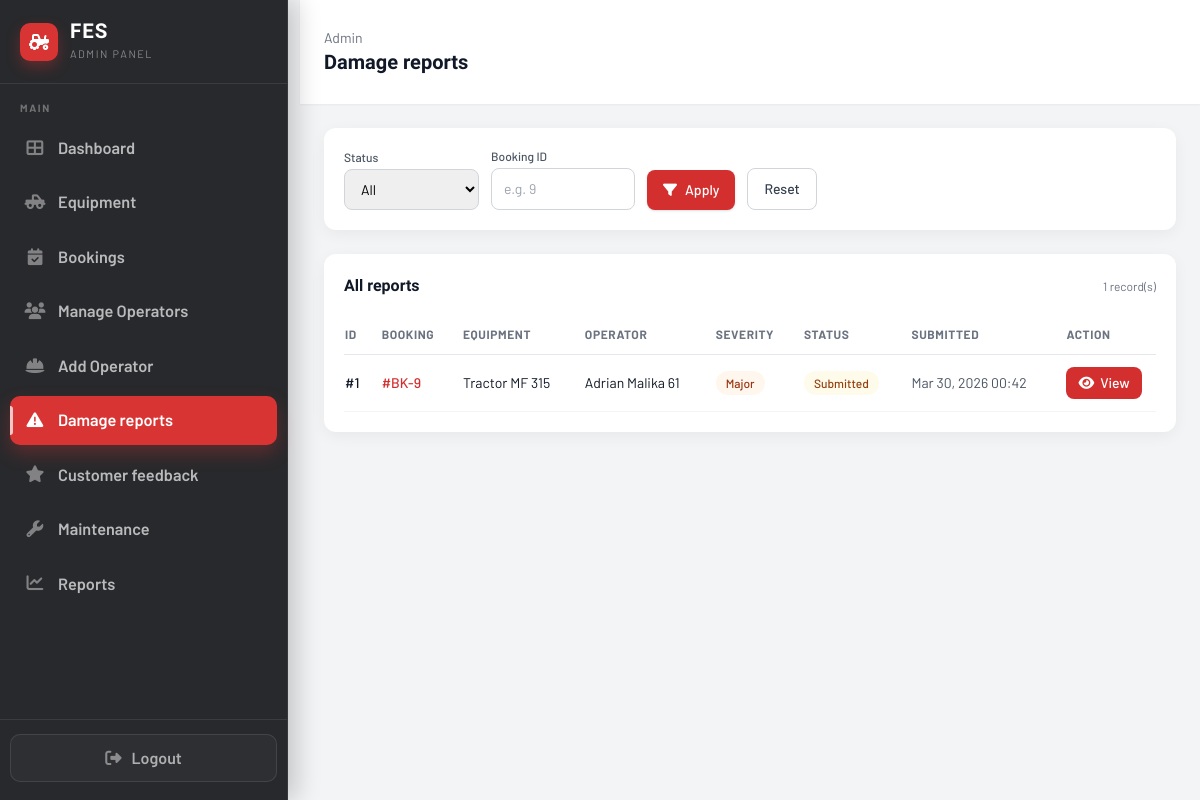
/Pages/admin/damage_reports.php (signed in), run on an earlier commit of the app's database.
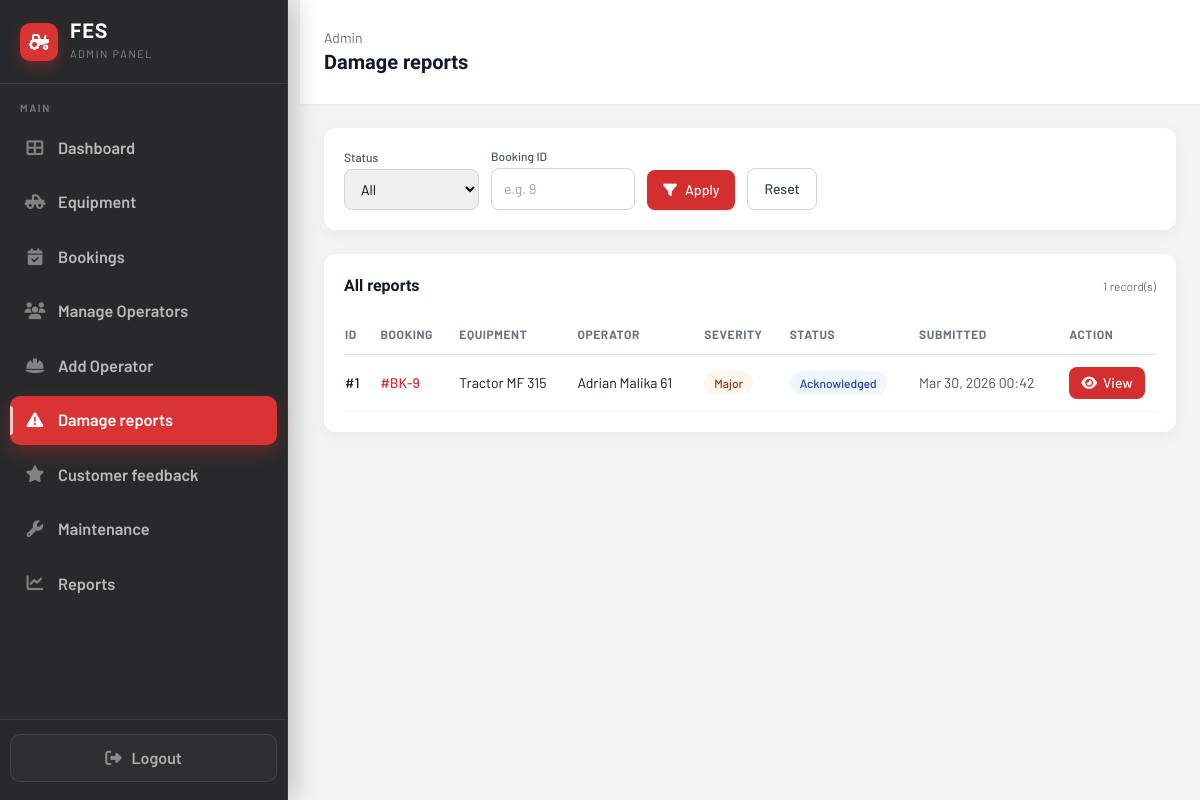
And on a later commit of the database.
### tables this page shows
CREATE TABLE IF NOT EXISTS `damage_reports` (
  `damage_report_id` int UNSIGNED NOT NULL AUTO_INCREMENT,
  `booking_id` int NOT NULL,
  `operator_id` int NOT NULL,
  `equipment_id` varchar(50) NOT NULL,
  `description` text NOT NULL,
  `severity` enum('minor','major','critical') NOT NULL,
  `photo_path` varchar(500) DEFAULT NULL,
  `status` enum('submitted','acknowledged','closed') NOT NULL DEFAULT 'submitted',
  `admin_notes` text,
  `created_at` timestamp NOT NULL DEFAULT CURRENT_TIMESTAMP,
  `updated_at` timestamp NULL DEFAULT NULL ON UPDATE CURRENT_TIMESTAMP,
  PRIMARY KEY (`damage_report_id`),
  KEY `idx_damage_booking` (`booking_id`),
  KEY `idx_damage_operator` (`operator_id`)
);

CREATE TABLE IF NOT EXISTS `equipment` (
  `id` int NOT NULL AUTO_INCREMENT,
  `equipment_name` varchar(255) NOT NULL,
  `category` varchar(100) NOT NULL,
  `equipment_id` varchar(100) NOT NULL,
  `model` varchar(255) DEFAULT NULL,
  `description` text NOT NULL,
  `status` enum('available','in_use','maintenance','retired') NOT NULL DEFAULT 'available',
  `location` varchar(255) NOT NULL,
  `operator_id` int DEFAULT NULL,
  `purchase_date` date DEFAULT NULL,
  `daily_rate` decimal(10,2) NOT NULL,
  `hourly_rate` decimal(10,2) DEFAULT '0.00',
  `per_hectare_rate` decimal(10,2) DEFAULT NULL,
  `fuel_type` varchar(50) DEFAULT NULL,
  `total_usage_hours` int DEFAULT '0',
  `year_manufactured` int DEFAULT NULL,
  `weight_kg` decimal(10,2) DEFAULT NULL,
  `last_maintenance` date DEFAULT NULL,
  `icon` varchar(100) NOT NULL,
  `image_path` varchar(500) DEFAULT NULL,
  `created_at` timestamp NULL DEFAULT CURRENT_TIMESTAMP,
  `updated_at` timestamp NULL DEFAULT CURRENT_TIMESTAMP ON UPDATE CURRENT_TIMESTAMP,
  PRIMARY KEY (`id`),
  KEY `operator_id` (`operator_id`)
);

### Pages/admin/damage_reports.php (the view, shortened to what the changed rows need)
<?php
$reports = [];
$conn = null;
try {
    $conn = getDBConnection();
    $whereParts = ['1=1'];
    $whereSql = implode(' AND ', $whereParts);
    $sql = "SELECT dr.damage_report_id, dr.booking_id, dr.operator_id, dr.equipment_id,
                   dr.description, dr.severity, dr.photo_path, dr.status, dr.created_at,
                   COALESCE(u.name, CONCAT('Operator #', dr.operator_id)) AS operator_name,
                   e.equipment_name
            FROM damage_reports dr
            LEFT JOIN users u ON u.user_id = dr.operator_id
            LEFT JOIN equipment e ON e.equipment_id COLLATE utf8mb4_unicode_ci = dr.equipment_id COLLATE utf8mb4_unicode_ci
            WHERE {$whereSql}
            ORDER BY dr.created_at DESC";
    $res = null;
    try {
        $res = $conn->query($sql);
    } catch (mysqli_sql_exception $qe) {
        $qerrno = (int)$qe->getCode();
        $qmsg = $qe->getMessage();
        $isMissingDr = ($qerrno === 1146 || stripos($qmsg, 'damage_reports') !== false);
        if ($isMissingDr && fes_admin_try_create_damage_reports_table($conn)) {
            $res = $conn->query($sql);
        } else {
            throw $qe;
        }
    }
    if ($res instanceof mysqli_result) {
        while ($row = $res->fetch_assoc()) {
            $reports[] = $row;
        }
    }
} catch (mysqli_sql_exception $e) {
    error_log('Admin damage_reports mysqli: [' . $e->getCode() . '] ' . $e->getMessage());
    $errno = (int)$e->getCode();
    $msg = $e->getMessage();
    if ($errno === 1146 || stripos($msg, 'damage_reports') !== false) {
        $loadError = 'The damage_reports table is missing. In phpMyAdmin, select database "' . htmlspecialchars(DB_NAME) . '" and run database/add_damage_reports.sql (or import database/fes_db.sql).';
    } else {
        $loadError = 'Could not load damage reports: ' . htmlspecialchars($msg) . ' (MySQL errno ' . $errno . ').';
    }
} catch (Exception $e) {
    error_log('Admin damage_reports list: ' . $e->getMessage());
    $loadError = 'Could not connect or load damage reports: ' . htmlspecialchars($e->getMessage());
} finally {
    if ($conn instanceof mysqli) {
        $conn->close();
    }
}
function fes_dr_status_badge(string $s): string
{
    switch ($s) {
        case 'submitted':
            return 'bg-amber-50 text-amber-800';
        case 'acknowledged':
            return 'bg-blue-50 text-blue-800';
    }
}
function fes_dr_severity_badge(string $s): string
{
    switch ($s) {
        case 'major':
            return 'bg-orange-50 text-orange-800';
    }
}
?>
<!DOCTYPE html>
<html lang="en">
<head>
    <link rel="stylesheet" href="https://cdnjs.cloudflare.com/ajax/libs/font-awesome/6.4.0/css/all.min.css">
    <script src="https://cdn.tailwindcss.com"></script>
</head>
<body>
<div class="min-h-screen w-full bg-gray-100">
    <div class="min-h-screen" style="margin-left: 300px; width: calc(100% - 300px);" id="main-content">
        <header class="bg-white px-6 py-7 flex items-center justify-between shadow-sm md:pl-6">
            <div class="flex items-center gap-3">
                <div>
                    <h1 class="text-xl font-semibold text-gray-900">Damage reports</h1>
                </div>
            </div>
        </header>
        <main class="flex-1 overflow-y-auto p-6" style="width: 100%; overflow-x: hidden;">
            <section class="bg-white rounded-xl shadow-card p-5">
                <div class="flex items-center justify-between mb-4">
                    <h2 class="text-base font-semibold text-gray-900">All reports</h2>
                </div>
                <div class="overflow-x-auto">
                    <table class="min-w-full">
                        <thead>
                        <tr class="text-left text-xs font-medium text-gray-500 border-b uppercase tracking-wider">
                            <th class="py-3 pr-4">ID</th>
                            <th class="py-3 pr-4">Booking</th>
                            <th class="py-3 pr-4">Equipment</th>
                            <th class="py-3 pr-4">Operator</th>
                            <th class="py-3 pr-4">Severity</th>
                            <th class="py-3 pr-4">Status</th>
                            <th class="py-3 pr-4">Submitted</th>
                            <th class="py-3">Action</th>
                        </tr>
                        </thead>
                        <tbody class="text-sm text-gray-900">
                        <?php if (empty($reports)): ?>
                            <tr>
                                <td colspan="8" class="py-8 text-center text-gray-500">No damage reports found.</td>
                            </tr>
                        <?php else: ?>
                            <?php foreach ($reports as $r): ?>
                                <tr class="border-b border-gray-100 hover:bg-gray-50">
                                    <td class="py-3 pr-4 font-medium">#<?php echo (int)$r['damage_report_id']; ?></td>
                                    <td class="py-3 pr-4">
                                        <a href="booking-details.php?id=<?php echo (int)$r['booking_id']; ?>" class="text-fes-red font-medium hover:underline">#BK-<?php echo (int)$r['booking_id']; ?></a>
                                    </td>
                                    <td class="py-3 pr-4"><?php echo htmlspecialchars($r['equipment_name'] ?? $r['equipment_id']); ?></td>
                                    <td class="py-3 pr-4"><?php echo htmlspecialchars($r['operator_name'] ?? ''); ?></td>
                                    <td class="py-3 pr-4">
                                        <span class="inline-flex px-2.5 py-1 rounded-full text-xs font-medium <?php echo fes_dr_severity_badge((string)$r['severity']); ?>">
                                            <?php echo htmlspecialchars(ucfirst((string)$r['severity'])); ?>
                                        </span>
                                    </td>
                                    <td class="py-3 pr-4">
                                        <span class="inline-flex px-2.5 py-1 rounded-full text-xs font-medium <?php echo fes_dr_status_badge((string)$r['status']); ?>">
                                            <?php echo htmlspecialchars(ucfirst((string)$r['status'])); ?>
                                        </span>
                                    </td>
                                    <td class="py-3 pr-4 text-gray-600"><?php echo !empty($r['created_at']) ? htmlspecialchars(date('M j, Y H:i', strtotime($r['created_at']))) : ''; ?></td>
                                    <td class="py-3">
                                        <a href="damage_report.php?id=<?php echo (int)$r['damage_report_id']; ?>" class="inline-flex items-center gap-1.5 px-3 py-1.5 rounded-lg bg-fes-red hover:bg-[#b71c1c] text-white text-sm font-medium">
                                            <i class="fas fa-eye"></i> View
                                        </a>
                                    </td>
                                </tr>
                            <?php endforeach; ?>
                        <?php endif; ?>
                        </tbody>
                    </table>
                </div>
            </section>
        </main>
    </div>
</div>
</body>
</html>

What changed in the data, as far as the page shows it:
changed damage_reports "Major": status "Submitted" → "Acknowledged"
